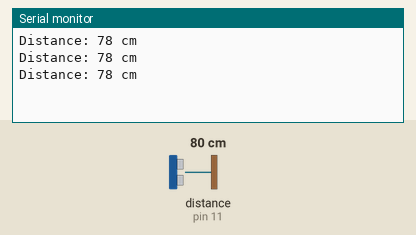
This sketch was run on a simulated Arduino Uno, built with avr-gcc and run on an emulated ATmega328P. On the bench: the last lines printed to the serial monitor. Wiring (inferred from the names in the program): ultrasonic range finder: trigger pin 10; echo pin 11. Inputs (shaded band) come from the test bench; at power-on: distance to the obstacle (sensor on pin 11) 80 cm. The echo pulse lasts 58.3 µs per cm.

Above: at 1.3 s.
1.4 s: distance to the obstacle (sensor on pin 11) set to 2 cm
At 1.9 s:
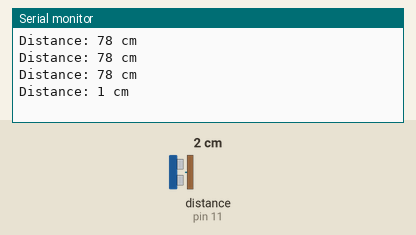
2.9 s: distance to the obstacle (sensor on pin 11) set to 4 cm
At 3.4 s:
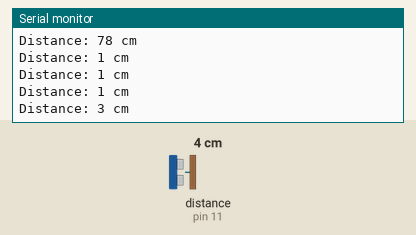
Timing chart, 0 to 5.9 s (numbered marks = the images above; inputs shaded):
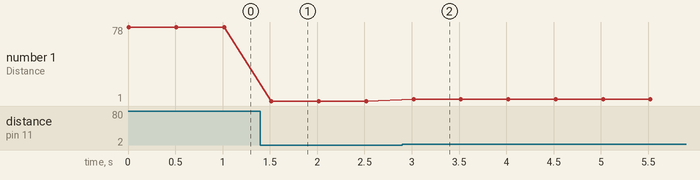

The sketch:

ultrasonicsensor.ino
```cpp
#define TRIG_PIN 10 // Pin connected to the TRIG pin of the ultrasonic sensor
#define ECHO_PIN 11  // Pin connected to the ECHO pin of the ultrasonic sensor

void setup() {
  Serial.begin(9600); // Initialize serial communication
  pinMode(TRIG_PIN, OUTPUT); // Set TRIG pin as OUTPUT
  pinMode(ECHO_PIN, INPUT);  // Set ECHO pin as INPUT
}

void loop() {
  // Clear the TRIG pin
  digitalWrite(TRIG_PIN, LOW);
  delayMicroseconds(2);

  // Set the TRIG pin high for 10 microseconds
  digitalWrite(TRIG_PIN, HIGH);
  delayMicroseconds(10);
  digitalWrite(TRIG_PIN, LOW);

  // Read the ECHO pin
  long duration = pulseIn(ECHO_PIN, HIGH);

  // Calculate the distance in cm
  long distance = duration * 0.034 / 2;

  // Print the distance to the Serial Monitor
  Serial.print("Distance: ");
  Serial.print(distance);
  Serial.println(" cm");

  delay(500); // Wait half a second before the next measurement
}
```

Measured:
- after the input at 1.4 s, the serial monitor: prints a new line after 0.12 s (image 1)
- after the input at 2.9 s, the serial monitor: prints a new line after 0.12 s (image 2)
- plotted number 1: 78 → 1 after the input at 1.4 s, 1 → 3 after the input at 2.9 s
